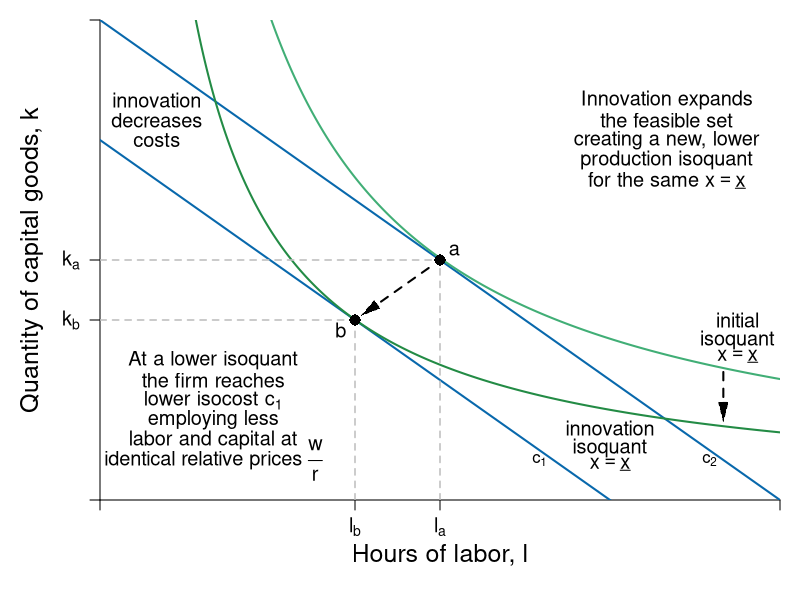

Here is the R script that generated this plot:
require(shape)
pdf(file = "specprodexch/tech_change_isoquant.pdf", width = 8, height = 8)

#Set parameters for graphics
axislabelsize <- 1.5
labelsize <- 1.2
graphlinewidth <- 2
segmentlinewidth <- 1.5

COL <- c("#7fc97f", "#beaed4", "#fdc086", "#ffff99", "#386cb0", "#f0027f", "#bf5b17", "#666666")
COLA <- c("#99d8c9","#66c2a4","#41ae76", "#238b45", "#005824")
COLB <- c("#4eb3d3", "#2b8cbe", "#0868ac","#084081")

#Edited the margins to cater for the larger LHS labels
par(mar =  c(5, 5, 1, 1))

isocost <- function(l, c = 10, w = 1, r = 1) {
  c - (w/r)*l
}


isoquant <- function(l, alpha = 0.5, x = 5, A = 1) {
  (x / (A*l^alpha))^(1/(1 - alpha))
}


xlims <- c(0, 12)
ylims <- c(0, 12)

npts <- 501 
x <- seq(xlims[1], xlims[2], length.out = npts)
y <- seq(ylims[1], ylims[2], length.out = npts) 
a <- c(13, 16.75, 19.25)

plot(0, 0, xlim = xlims, ylim = ylims, type = "n",
     xlab = expression(paste("")),
     ylab = expression(paste("")), 
     xaxt = "n", 
     yaxt = "n", 
     cex.lab = axislabelsize, 
     bty = "n",
     xaxs="i", 
     yaxs="i")

# ticksy <- seq(from = ylims[1], to = ylims[2], by = 1)
# ylabels <- seq(from = ylims[1], to = ylims[2], by = 1)
# ticksx <- seq(from = xlims[1], to = xlims[2], by = 1)
# xlabels <- seq(from = xlims[1], to = xlims[2], by = 1)
ticksy <- c(0, 4.5, 6 , ylims[2])
ylabels <- c(NA, expression(paste(k[b])), expression(paste(k[a])), NA)
ticksx <- c(0, 4.5, 6, xlims[2])
xlabels <- c(NA, expression(paste(l[b])), expression(paste(l[a])), NA)




axis(1, at = ticksx, pos = 0, labels = xlabels, cex.axis = labelsize)
axis(2, at = ticksy, pos = 0, labels = ylabels, las = 1, cex.axis = labelsize)

npts <- 500 
xx1 <- seq(xlims[1], xlims[2], length.out = npts)

#lines(xx1, bcA(xx1, w = 10, p = 1.5), col = COLB[3], lwd = graphlinewidth)
#lines(xx1, isocost(xx1, c = 10, w = 1, r = 1), col = COLB[3], lwd = graphlinewidth)
lines(xx1, isocost(xx1, c = 9, w = 1, r = 1), col = COLB[3], lwd = graphlinewidth)
lines(xx1, isocost(xx1, c = 12, w = 1, r = 1), col = COLB[3], lwd = graphlinewidth)
lines(xx1, isoquant(xx1, x = 5, alpha = 0.5, A = 0.83), col = COLA[3], lwd = graphlinewidth)
lines(xx1, isoquant(xx1, x = 5, alpha = 0.5, A = 1.11), col = COLA[4], lwd = graphlinewidth)

#Label the axes
mtext(expression(paste("Hours of labor, ", l)), side=1, line = 2.5, cex = axislabelsize)
text(-1.2, 0.5*ylims[2], expression(paste("Quantity of capital goods, ", k)), xpd = TRUE, cex = axislabelsize, srt = 90) 

#Label the isoquant curve
text(11.25, 4.5, expression("initial"), cex = labelsize)
text(11.25, 4, expression("isoquant"), cex = labelsize)
text(11.25, 3.6, expression(paste(x == underline(x))), cex = labelsize)
Arrows(11, 3.2, 11, 2.2, col = "black", lty = 2, lwd = 2, arr.type = "triangle", arr.lwd = 0.5)
text(9, 1.8, expression("innovation"), cex = labelsize)
text(9, 1.3, expression("isoquant"), cex = labelsize)
text(9, 0.9, expression(paste(x == underline(x))), cex = labelsize)

#Label the price lines
text(7.75, 1, expression(paste(c[1])))
text(10.75, 1, expression(paste(c[2])))

#Label a
segments(0, 6, 6, 6, lty = 2, col = "gray" , lwd = segmentlinewidth)
segments(6, 0, 6, 6, lty = 2, col = "gray" , lwd = segmentlinewidth)
points(6, 6, pch = 16, col = "black", cex = 1.5)
text(6.25, 6.25, expression(paste(a)), cex = labelsize)

#Label b
segments(0, 4.5, 4.5, 4.5, lty = 2, col = "gray" , lwd = segmentlinewidth)
segments(4.5, 0, 4.5, 4.5, lty = 2, col = "gray" , lwd = segmentlinewidth)
points(4.5, 4.5, pch = 16, col = "black", cex = 1.5)
text(4.25, 4.25, expression(paste(b)), cex = labelsize)
Arrows(5.8, 5.8, 4.75, 4.75, col = "black", lty = 2, lwd = 2, arr.type = "triangle", arr.lwd = 0.5)


#Add mrs = mrt at i
# text(5, 10.25, expression(paste(trs(l,k) == mrt(l,k))), cex = labelsize)
# text(5, 9.25, expression(paste(frac(mp[l], mp[k]) == frac(w,r))), cex = labelsize)
# Arrows(5, 8.5, 5, 5.5, col = "black", lty = 1, lwd = 2, arr.type = "triangle", arr.lwd = 0.5)

#New tech cost min
#points(4, isoquant(l = 4, A = 1.25), pch = 16, col = "black", cex = 1.5)

text(1, 10, expression("innovation"), cex = labelsize)
text(1, 9.5, expression("decreases"), cex = labelsize)
text(1, 9, expression("costs"), cex = labelsize)


text(10, 10, expression("Innovation expands"), cex = labelsize)
text(10, 9.5, expression("the feasible set"), cex = labelsize)
text(10, 9, expression("creating a new, lower"), cex = labelsize)
text(10, 8.5, expression("production isoquant"), cex = labelsize)
text(10, 8, expression(paste("for the same ", x == underline(x))), cex = labelsize)

#Arrows(1.85, 10.1, 1.85, 7.5, col = "black", lty = 2, lwd = 2, arr.type = "triangle", arr.lwd = 0.5)

text(2, 3.5, expression("At a lower isoquant"), cex = labelsize)
text(2, 3, expression("the firm reaches"), cex = labelsize)
text(2, 2.5, expression(paste("lower isocost ", c[1])), cex = labelsize)
text(2, 2, expression("employing less"), cex = labelsize)
text(2, 1.5, expression(paste("labor and capital at")), cex = labelsize)
text(2, 1, expression(paste("identical relative prices ", frac(w,r))), cex = labelsize)


#text(9, 5.9, expression(paste(b)), cex = labelsize)
#text(10.5, 7.775, expression(paste(c)), cex = labelsize)

dev.off()
